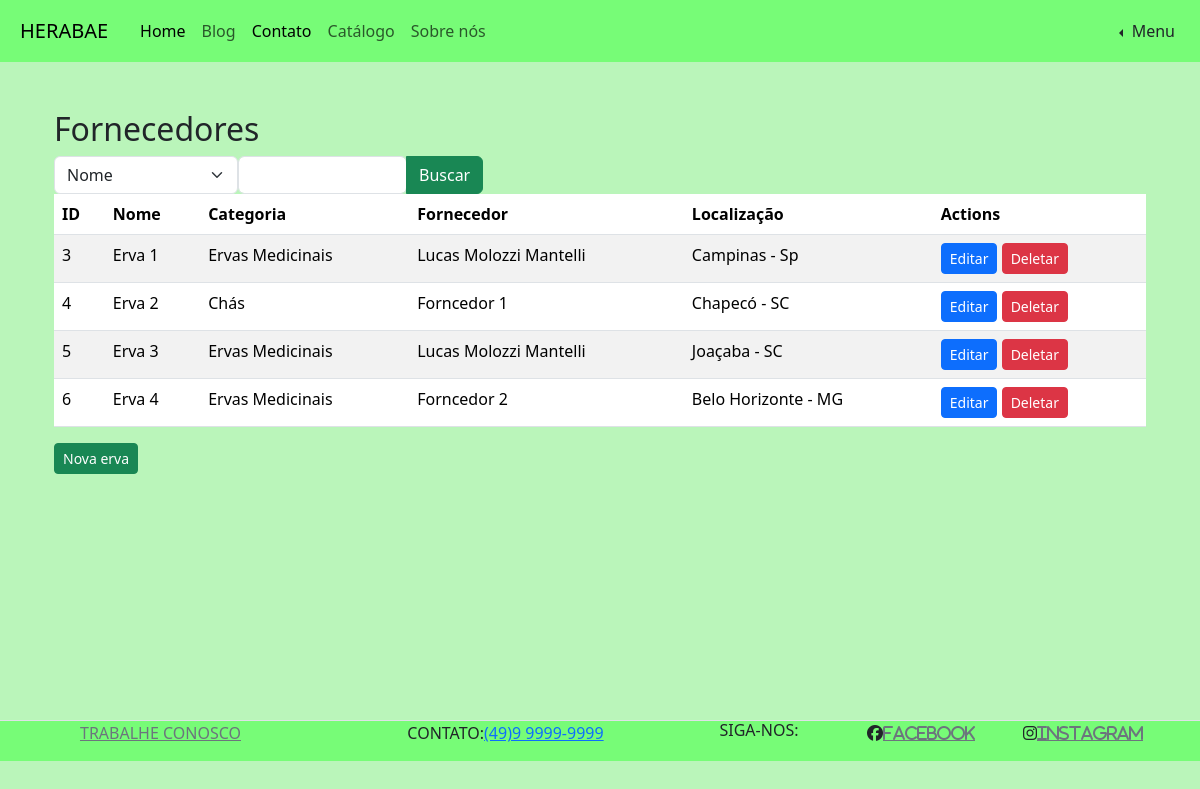
The app's page /php/admin/herbs/herbList.php (signed in) with its own data.
### tables this page shows
CREATE TABLE IF NOT EXISTS `herbs` (
  `id` int NOT NULL AUTO_INCREMENT,
  `name` varchar(50) NOT NULL DEFAULT '0',
  `location` varchar(50) DEFAULT '0',
  `description` text NOT NULL,
  `supplier_id` int DEFAULT '0',
  `category` varchar(20) NOT NULL DEFAULT '0',
  PRIMARY KEY (`id`),
  KEY `supplier` (`supplier_id`) USING BTREE,
  CONSTRAINT `FK_herbs_supplier` FOREIGN KEY (`supplier_id`) REFERENCES `supplier` (`id`)
);

CREATE TABLE IF NOT EXISTS `supplier` (
  `id` int NOT NULL AUTO_INCREMENT,
  `name` varchar(50) NOT NULL DEFAULT '',
  `email` varchar(50) DEFAULT '',
  `farm` varchar(50) NOT NULL DEFAULT '',
  `phone` varchar(50) DEFAULT NULL,
  `cnpj` varchar(50) NOT NULL,
  PRIMARY KEY (`id`)
);

### php/admin/db.class.php (called while the page is built, shortened)
<?php
class db
{
    private $host = "localhost";
    private $user = "root";
    private $password = "";
    private $port = "3306";
    private $table_name;
    private $dbname = "db_site_venda_ervas";
    public function __construct($table_name)
    {
        $this->table_name = $table_name;
    }
    function conn()
    {
        try {
            $conn = new PDO(
                "mysql:host=$this->host;dbname=$this->dbname;port=$this->port",
                $this->user,
                $this->password,
                [
                    PDO::ATTR_ERRMODE,
                    PDO::ERRMODE_EXCEPTION,
                    PDO::MYSQL_ATTR_INIT_COMMAND => " SET NAMES utf8"
                ]
            );
            return $conn;
        } catch (PDOException $e) {
            echo "Erro: " . $e->getMessage();
        }
    }
    public function all($table_name = null)
    {
        $table_name = !empty($table_name) ? $table_name : $this->table_name;
        $conn = $this->conn();
        $sql = "SELECT * FROM $table_name";
        $stmt = $conn->prepare($sql);
        $stmt->execute();
        return $stmt->fetchALL(PDO::FETCH_CLASS);
    }
}

### php/admin/herbs/herbList.php (the view, shortened to what this page needs)
<?php
include "../../base/header.php";
include "../db.class.php";
$db = new db('herbs');
$db->checkLogin();
$db->checkAdminLogin();
$suppliers = $db->all('supplier');
if (!empty(($_POST))) {
    $herbs = $db->filter($_POST);
} else {
    $herbs = $db->all();
}
?>
<div class="container mt-5">
    <h2>Fornecedores</h2>
    <form action="./herbList.php" method="post">
        <div class="btn-group">
            <select class="form-select" name="field" id="">
                <option value="name">Nome</option>
            </select>
            <input class="form-control" type="text" name="val">
            <button class="btn btn-success" type="submit">Buscar</button>
        </div>
    </form>
    <table class="table table-striped">
        <thead>
            <tr>
                <th>ID</th>
                <th>Nome</th>
                <th>Categoria</th>
                <th>Fornecedor</th>
                <th>Localização</th>
                <th>Actions</th>
            </tr>
        </thead>
        <tbody>
            <?php foreach ($herbs as $herb): ?>
                <tr>
                    <td><?php echo $herb->id; ?></td>
                    <td><?php echo $herb->name ?></td>
                    <td><?php echo $herb->category ?></td>
                    <td>
                        <?php
                        foreach ($suppliers as $supplier) {
                            if ($supplier->id == $herb->supplier_id) {
                                echo $supplier->name;
                                break;
                            }
                        }
                        ?>
                    </td>
                    <td><?php echo $herb->location ?></td>
                    <td>
                        <a href="herbForm.php?id=<?php echo $herb->id; ?>" class="btn btn-primary btn-sm">Editar</a>
                        <a href="herbList.php?id=<?php echo $herb->id; ?>"
                            onclick='return confirm(` Deseja realmete excluir?`)' class="btn btn-danger btn-sm">Deletar</a>
                    </td>
                </tr>
            <?php endforeach; ?>
        </tbody>
    </table>
    <a href="herbForm.php" class="btn btn-success btn-sm">Nova erva</a>
</div>
<?php include "../../base/footer.php"; ?>

### records on screen
herbs: id "3", name "Erva 1", category "Ervas Medicinais", location "Campinas - Sp"
supplier: name "Lucas Molozzi Mantelli"
herbs: id "4", name "Erva 2", category "Chás", location "Chapecó - SC"
supplier: name "Forncedor 1"
herbs: id "5", name "Erva 3", category "Ervas Medicinais", location "Joaçaba - SC"
herbs: id "6", name "Erva 4", category "Ervas Medicinais", location "Belo Horizonte - MG"
supplier: name "Forncedor 2"
